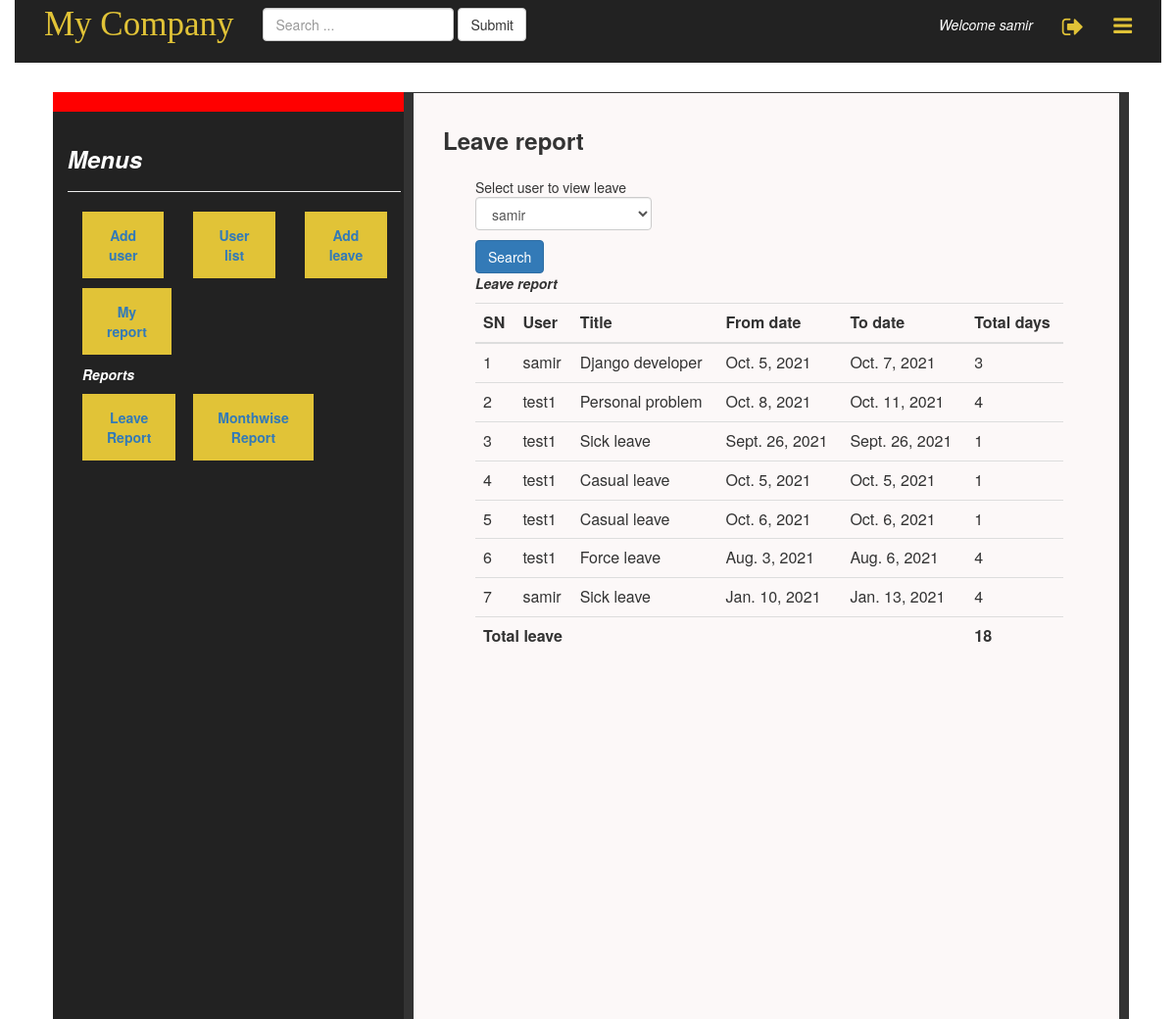
Page /leavestatus/ (signed in) on the committed database.
### leave/models.py (models this page shows, shortened)
class Empleave(models.Model):
    userid=models.ForeignKey(User,on_delete=models.CASCADE)
    title=models.CharField(max_length=128)
    entry_date=models.DateField(auto_now_add=True,null=True)
    from_date = models.DateField()
    to_date = models.DateField()
    reason= models.TextField(max_length=256,null = True,blank = True)
    days=models.IntegerField(null=True,blank=True)

### leave/decorators.py (the view)
    def allowed_func(request, *args, **kwargs):
        if request.user.is_superuser:
            return view_func(request, *args, **kwargs)
        else:
            return HttpResponse('You are not autorized to view this page. Please contact your administrator')

### leave/views.py (called while the page is built)
@login_required(login_url='loginuser')
@allowed_users
def leavestatus(request):
    template='leave/leavestatus.html'
    leave_objects=Empleave.objects.all()
    if 'userid' in request.GET:
        usr=request.GET['userid']
        leave_objects= leave_objects.filter(userid=usr)
    usrobj=User.objects.all()
    tot=leave_objects.aggregate(Sum('days')).get('days__sum',0) or 0
    context={
        'objects': leave_objects,
        'usrobj':usrobj,
        'total':tot
    }
    return render(request,template,context)

### leave/templates/leave/leavestatus.html (shortened to what this page needs)
{% extends "base.html" %}
{% block content %}
<div class="col-md-12">
    <h3 style="font-weight: bold;"> Leave report</h3>
    <div class="row">
        <form action="/leavestatus/" method="GET">
            <div class="col-md-4">
                <p>Select user to view leave
                <select class="form-control" name="userid">
                    {% for i in usrobj %}
                        <option value="{{i.id}}">{{i.username}}</option>
                    {% endfor %}
                </select>
                </p>
            </div>
            <div class="col-md-12">
                <button class="btn btn-primary" type="submit">Search</button>
            </div>
        <form>
        <div class="col-md-12">
            <p style="font-weight: bold;"><em>Leave report</em></p>
                <table class="table table-responsive w-100 d-block d-md-table">
                    <tr>
                        <th>SN</th>
                        <th>User</th>
                        <th>Title</th>
                        <th>From date</th>
                        <th>To date</th>
                        <th>Total days</th>
                    </tr>
                    <tbody>
                        {% for obj in objects %}
                        <tr>
                            <td>{{forloop.counter}}</td>
                            <td>{{obj.userid}}</td>
                            <td>{{obj.title}}</td>
                            <td>{{obj.from_date}}</td>
                            <td>{{obj.to_date}}</td>
                            <td>{{obj.days}}</td>
                        </tr>
                        {% endfor %}
                        <tr>
                            <td colspan='5' style="font-weight: bold;">Total leave</td>
                            <td style="font-weight: bold;">{{total}}</td>
                        </tr>
                    </tbody>
                </table>
        </div>
    </div>
</div>
{% endblock %}

### templates/base.html (shortened to what this page needs)
<html>
    <body>
{% load static %}
        <link rel="stylesheet" href="https://cdnjs.cloudflare.com/ajax/libs/font-awesome/4.7.0/css/font-awesome.min.css">
        <link rel="stylesheet" href="{% static 'css/base.css' %}">
        <link rel="stylesheet" href="{% static 'css/leave.css' %}">
        <link rel="stylesheet" type="text/css" href="//netdna.bootstrapcdn.com/bootstrap/3.1.1/css/bootstrap.min.css">
        <head>
            <link href="//netdna.bootstrapcdn.com/font-awesome/4.0.3/css/font-awesome.css" rel="stylesheet">
        </head>
        <div class="container-fluid ">
        <nav class="navbar-inverse navbar-default" role="navigation">
          <div class="container-fluid">
            <div class="navbar-header">
              <a class="navbar-brand navbar-nav comp-name" href="{% url 'leaverequest'%}">My Company</a>
            </div>
            <div class="collapse navbar-collapse" id="bs-example-navbar-collapse-1">
              <form class="navbar-form navbar-left" role="search">
                <div class="form-group">
                  <input type="text" class="form-control" placeholder="Search ...">
                </div>
                <button type="submit" class="btn btn-default">Submit</button>
              </form>
              <ul class="nav navbar-nav navbar-right">
                {%if request.user.is_authenticated %}
                  <li>
                    <a href="#">
                      <i style="color:white;">Welcome {{request.user}}</i>
                    </a>
                    </li>
                {% endif %}
               <li>
                  <a href="{% url 'logout'%}">
                    <p data-toggle="tooltip" data-placement="button" title='logout'>
                      <i class="fa fa-sign-out customright" style="font-size:24px;"></i>
                    </p>
                  </a>
                </li>
                <li class="dropdown">
                  <a href="#" class="dropdown-toggle" data-toggle="dropdown">
                    <i class="fa fa-bars customright"></i>
                  </a>
                </li>
              </ul>
            </div>
          </div>
        </nav>
        <div class="row baserow">
            <div class="row form-group col-md-12 ">
              <div class="row col-md-4 leftrow">
                <h3 style="font-weight: bold;color:white;"><em>Menus</em></h3>
                <hr>
                  <div class="col-md-4 ">
                      <div >
                          <a class="boxmain" href="{% url 'registeruser'%}" style="text-decoration: none;" >Add user</a>
                      </div>
                  </div>
                  <div class="col-md-4">
                          <a class="boxmain" href="{% url 'userlist'%}" style="text-decoration: none;" >User list</a>
                  </div>
                  <div class="col-md-4">
                          <a class="boxmain" href="{% url 'leave_create'%}" style="text-decoration: none;" >Add leave</a>
                  </div>
                  <div class="col-md-4">
                    <a class="boxmain" href="{% url 'myreport'%}" style="text-decoration: none;" >My report</a>
                </div>
                    {% if request.user.is_superuser %}
                      <p class="col-md-12" style="font-weight: bold;color:white;"><em>Reports</em></p>
                      <div class="col-md-4">
                            <a class="boxmain" href="{% url 'leavestatus'%}" style="text-decoration: none;" >Leave Report</a>
                      </div>
                      <div class="col-md-4">
                            <a class="boxmain" href="{% url 'monthwise_report'%}" style="text-decoration: none;" >Monthwise Report</a>
                      </div>
                    {% endif %}
              </div>
                    <div class="row col-md-8 rightrow">
                        {% block content%}
                        {% endblock %}
                    </div>
                </div>
              </div>
            </div>
    </body>
</html>

### static/css/base.css (style rules this page uses)
.row { width:100%; height:100%; padding: 15px 15px; margin-left: 3px !important; }
.comp-name { font-size: 35px ! important; font-family: 'Brush Script MT', cursive; color: #e1c337 ! important; }
.navbar-inverse .navbar-nav > li >a { color : #e1c337 !important; }
.dropdown-toggle { font-size:22px; }
.boxmain:link, .boxmain:visited { background-color: #e1c337; padding: 14px 25px; text-align: center; text-decoration: none; display: inline-block; font-weight: bold; margin-bottom: 10px; }

### static/css/leave.css (style rules this page uses)
.rightrow { background-color: rgb(252, 248, 248); width:100%; height:100%; padding: 15px 15px; border-style: solid; border-width:1px 10px; overflow-y: scroll; }
.leftrow { background-color: #222222; width:100%; height:100%; border-top: 20px solid red; overflow-y: scroll; }

### rows in the picture
Empleave: userid "samir", title "Django developer", from_date "Oct. 5, 2021", to_date "Oct. 7, 2021", days "3"
Empleave: userid "test1", title "Personal problem", from_date "Oct. 8, 2021", to_date "Oct. 11, 2021", days "4"
Empleave: userid "test1", title "Sick leave", from_date "Sept. 26, 2021", to_date "Sept. 26, 2021", days "1"
Empleave: userid "test1", title "Casual leave", from_date "Oct. 5, 2021", to_date "Oct. 5, 2021", days "1"
Empleave: userid "test1", title "Casual leave", from_date "Oct. 6, 2021", to_date "Oct. 6, 2021", days "1"
Empleave: userid "test1", title "Force leave", from_date "Aug. 3, 2021", to_date "Aug. 6, 2021", days "4"
Empleave: userid "samir", title "Sick leave", from_date "Jan. 10, 2021", to_date "Jan. 13, 2021", days "4"

### other values in the picture
{{ request.user }} "samir"
{{ total }} "18"
form field userid "samir"
